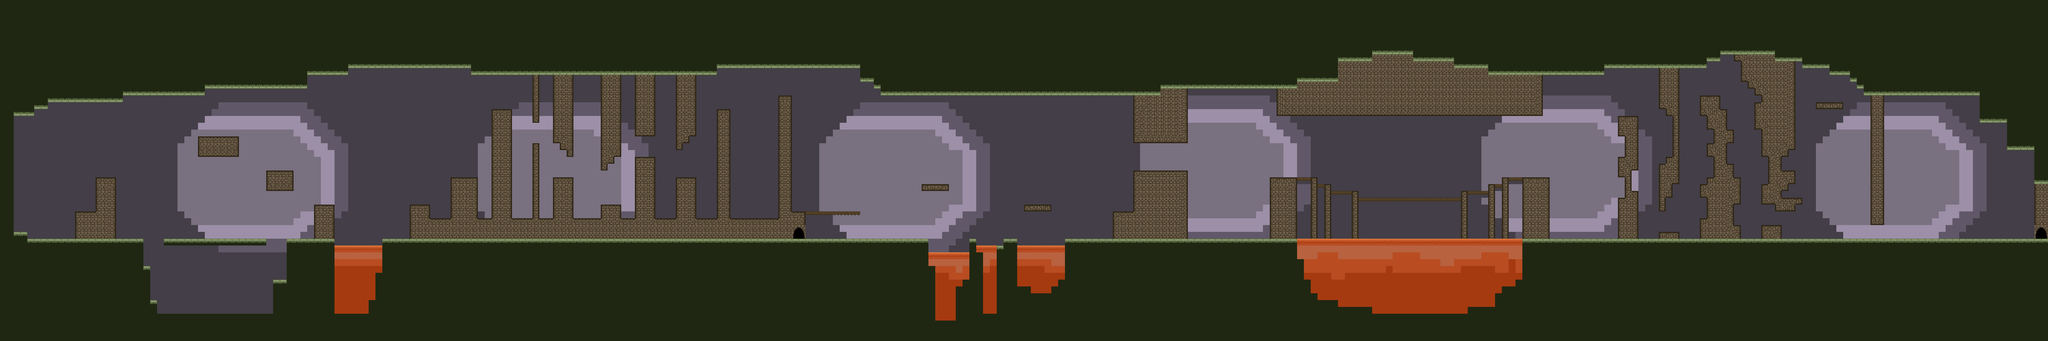

A level layout from a 2D game, rendered from its tile map. Below: a short description, then the map file with tile-grid data replaced by summaries:
An orthogonal 300x50 tile map with 32x32 px tiles, 5 tile layers (Background, Door1, Door2, Collision, ...).

<map version="1.2" tiledversion="1.2.4" orientation="orthogonal" renderorder="right-down" width="300" height="50" tilewidth="32" tileheight="32" infinite="0" nextlayerid="76" nextobjectid="1">
 <tileset firstgid="1" name="tilesetcolor" tilewidth="32" tileheight="32" tilecount="49" columns="7">
  <image source="../tilesets/tilesetcolor.png" width="224" height="224" />
 </tileset>
 <layer id="71" name="Background" width="300" height="50">
  <data>[15000 cells, 13220 non-empty, 5 distinct tile ids]</data>
 </layer>
 <layer id="74" name="Door1" width="300" height="50">
  <data>[15000 cells, 4 non-empty, 4 distinct tile ids]</data>
 </layer>
 <layer id="75" name="Door2" width="300" height="50">
  <data>[15000 cells, 4 non-empty, 4 distinct tile ids]</data>
 </layer>
 <layer id="72" name="Collision" width="300" height="50">
  <data>[15000 cells, 9028 non-empty, 12 distinct tile ids]</data>
 </layer>
 <layer id="73" name="Lava" width="300" height="50">
  <data>[15000 cells, 484 non-empty, 4 distinct tile ids]</data>
 </layer>
</map>